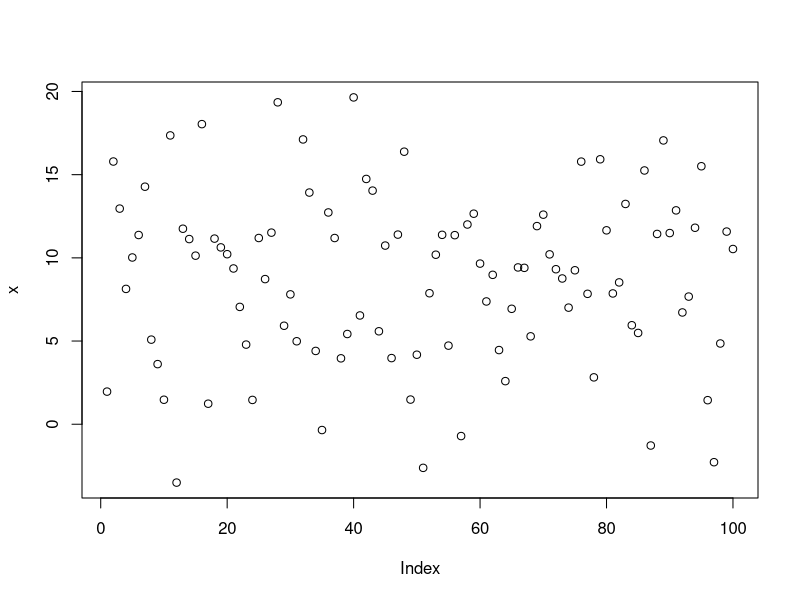
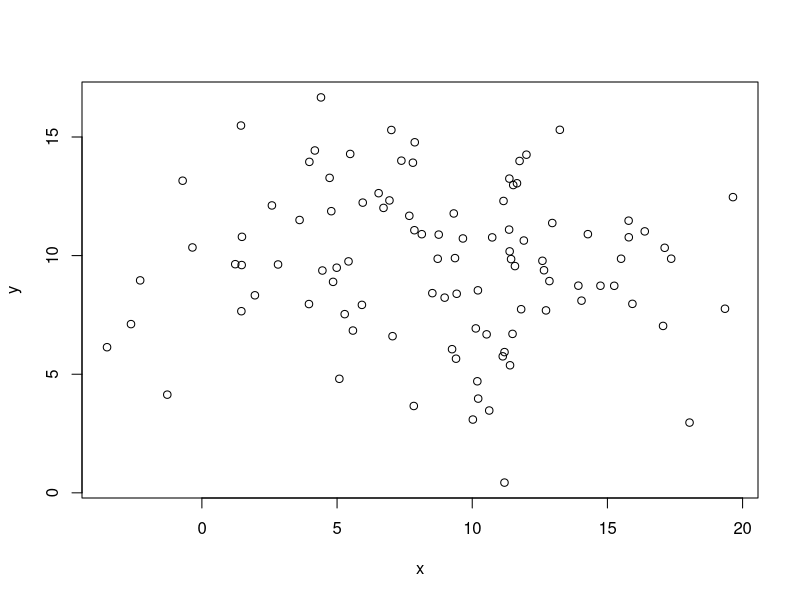
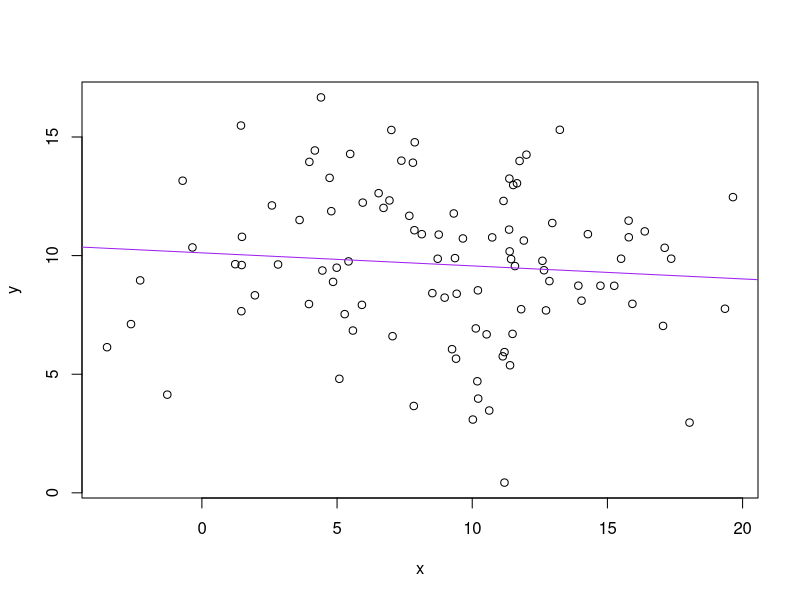

Recreate these plots in R, in order.
#test of pull request
#test Script


x = rnorm(100,mean = 10, sd = 5)
plot(x)

y = rnorm(100, mean =10, sd = 3)
plot(x,y)

df <- data.frame(x,y)

lm1 = lm(y~x, data = df)
plot(x,y)
abline(coefficients(lm1)[1], coefficients(lm1)[2], col= 'purple')

#abline is reg line.
